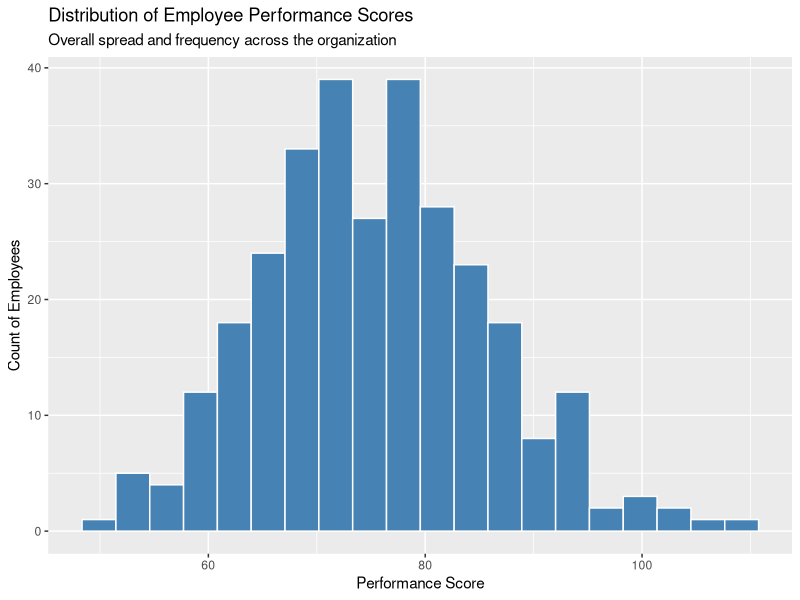
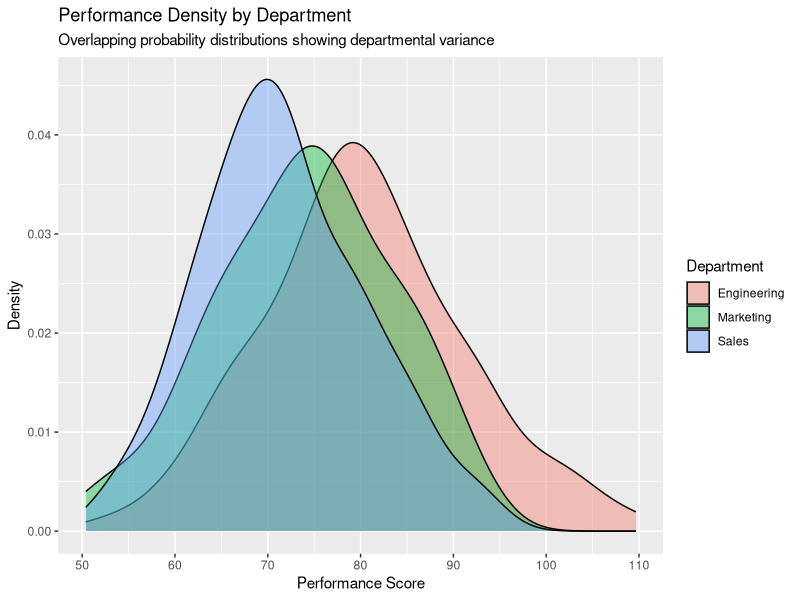
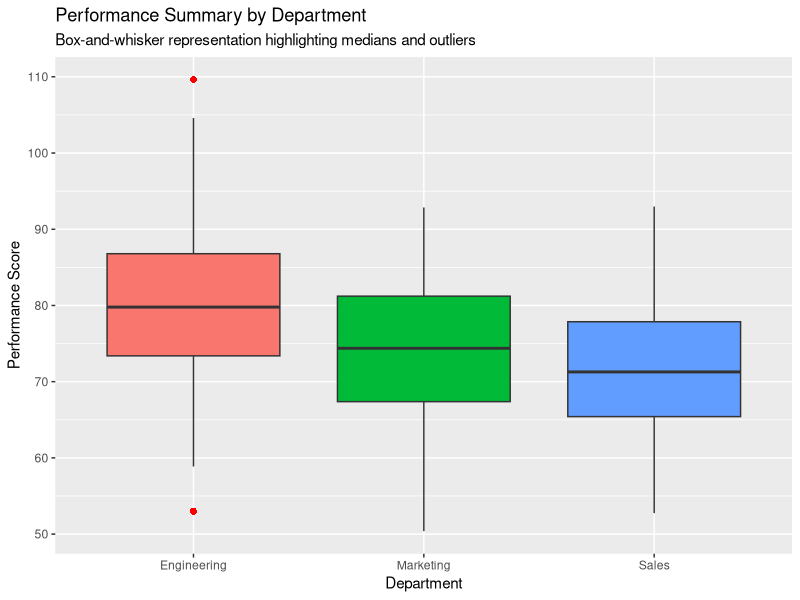

R code for these plots, in order:
# ==============================================================================
# Day 14: Visualizing Distributions
# 30-Days-Of-R
# Author: Benjamin Kithome
# ==============================================================================

# Load required libraries
library(tidyverse)

# Set seed for reproducibility
set.seed(42)

# ------------------------------------------------------------------------------
# 1. Setup Mock Dataset
# ------------------------------------------------------------------------------
# Simulating a dataset of employee performance metrics across departments
company_data <- tibble(
  employee_id = 1:300,
  department = sample(c("Engineering", "Sales", "Marketing"), 300, replace = TRUE),
  # Engineering generally has slightly higher scores in this mock distribution
  performance_score = rnorm(300, mean = 75, sd = 10)
) %>%
  mutate(
    # Tweak scores based on department to create distinct distributions
    performance_score = case_when(
      department == "Engineering" ~ performance_score + 5,
      department == "Sales"       ~ performance_score - 3,
      TRUE                        ~ performance_score
    )
  )

print("--- Mock Performance Distribution Data ---")
print(company_data)

# ------------------------------------------------------------------------------
# 2. Histogram (Single Continuous Variable)
# ------------------------------------------------------------------------------
# Task: Visualize the overall distribution of performance scores.
histogram_plot <- ggplot(data = company_data, aes(x = performance_score)) +
  geom_histogram(bins = 20, fill = "steelblue", color = "white") +
  labs(
    title = "Distribution of Employee Performance Scores",
    subtitle = "Overall spread and frequency across the organization",
    x = "Performance Score",
    y = "Count of Employees"
  )

print("--- Displaying Histogram ---")
print(histogram_plot)

# ------------------------------------------------------------------------------
# 3. Density Plot (Comparing Groups)
# ------------------------------------------------------------------------------
# Task: Create an overlapping density plot to see distribution variations by department.
density_plot <- ggplot(data = company_data, aes(x = performance_score, fill = department)) +
  geom_density(alpha = 0.4) +
  labs(
    title = "Performance Density by Department",
    subtitle = "Overlapping probability distributions showing departmental variance",
    x = "Performance Score",
    y = "Density",
    fill = "Department"
  )

print("--- Displaying Density Plot ---")
print(density_plot)

# ------------------------------------------------------------------------------
# 4. Box Plot (Identifying Outliers and Spread)
# ------------------------------------------------------------------------------
# Task: Create a box plot to display quartiles and highlight statistical outliers.
box_plot <- ggplot(data = company_data, aes(x = department, y = performance_score, fill = department)) +
  geom_boxplot(outlier.color = "red", outlier.shape = 16, outlier.size = 2) +
  labs(
    title = "Performance Summary by Department",
    subtitle = "Box-and-whisker representation highlighting medians and outliers",
    x = "Department",
    y = "Performance Score"
  ) +
  theme(legend.position = "none") # Hide redundant legend for clear presentation

print("--- Displaying Box Plot ---")
print(box_plot)

# ==============================================================================
# End of Day 14 Script
# ==============================================================================
